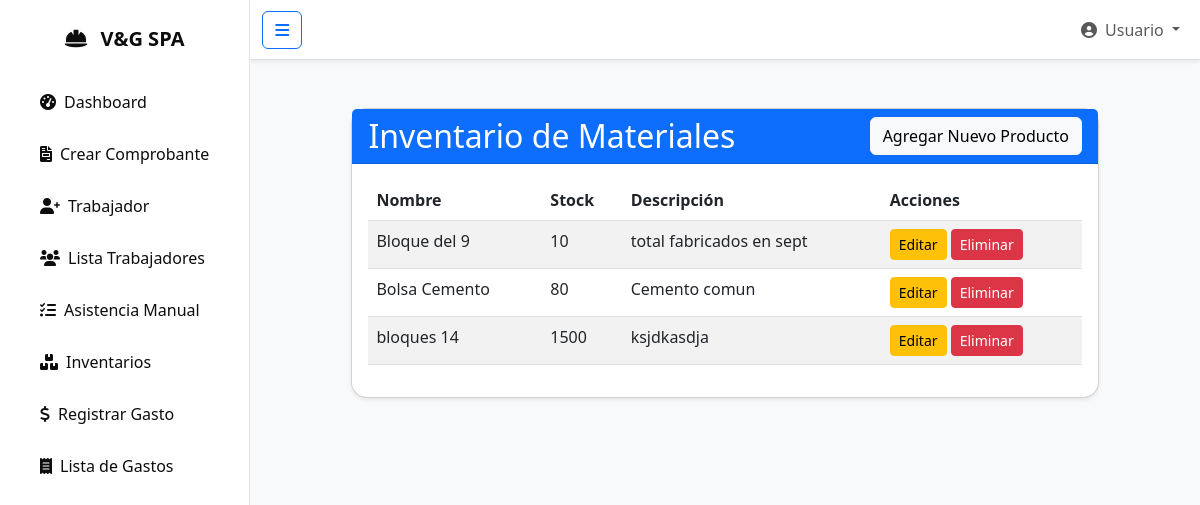
Page /inventario/ on the earlier database version.
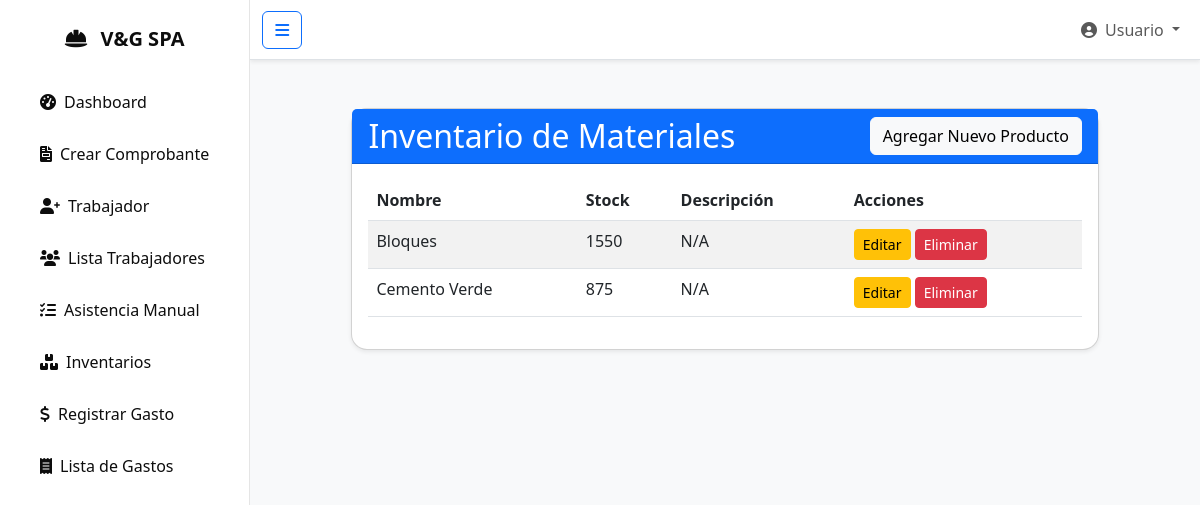
Same page on the later database version.
### app/models.py (models this page shows, shortened)
class Producto(models.Model):
    nombre = models.CharField(max_length=100, unique=True)
    stock = models.PositiveIntegerField(default=0)
    descripcion = models.TextField(blank=True, null=True)
    class Meta:
        verbose_name_plural = "Productos"

### app/views.py (the view)
# urls.py: path('inventario/', inventario, name='inventario'),
def inventario(request):
    productos = Producto.objects.all().order_by('nombre')
    return render(request, 'app/inventario.html', {'productos': productos})

### app/templates/app/inventario.html (shortened to what this page needs)
{% extends 'app/base.html' %}
{% block contenido %}
<div class="container mt-4">
    <div class="row justify-content-center">
        <div class="col-md-10">
            <div class="card shadow-sm">
                <div class="card-header bg-primary text-white d-flex justify-content-between align-items-center">
                    <h2 class="mb-0">Inventario de Materiales</h2>
                    <a href="{% url 'crear_producto' %}" class="btn btn-light">Agregar Nuevo Producto</a>
                </div>
                <div class="card-body">
                    <table class="table table-striped table-hover">
                        <thead>
                            <tr>
                                <th>Nombre</th>
                                <th>Stock</th>
                                <th>Descripción</th>
                                <th>Acciones</th>
                            </tr>
                        </thead>
                        <tbody>
                            {% for producto in productos %}
                            <tr>
                                <td>{{ producto.nombre }}</td>
                                <td>{{ producto.stock }}</td>
                                <td>{{ producto.descripcion|default:"N/A" }}</td>
                                <td>
                                    <a href="{% url 'editar_producto' producto.pk %}" class="btn btn-warning btn-sm">Editar</a>
                                    <form action="{% url 'eliminar_producto' producto.pk %}" method="post" style="display:inline;" onsubmit="return confirm('¿Estás seguro de que quieres eliminar este producto?');">
                                        <button type="submit" class="btn btn-danger btn-sm">Eliminar</button>
                                    </form>
                                </td>
                            </tr>
                            {% empty %}
                            <tr>
                                <td colspan="4" class="text-center">No hay productos en el inventario.</td>
                            </tr>
                            {% endfor %}
                        </tbody>
                    </table>
                </div>
            </div>
        </div>
    </div>
</div>
{% endblock %}

### app/templates/app/base.html (shortened to what this page needs)
{% load static %}
<!DOCTYPE html>
<html lang="es">
<head>
    <link href="https://cdn.jsdelivr.net/npm/bootstrap@5.3.0/dist/css/bootstrap.min.css" rel="stylesheet">
    <link rel="stylesheet" href="https://cdnjs.cloudflare.com/ajax/libs/font-awesome/6.0.0-beta3/css/all.min.css">
    <link rel="stylesheet" href="{% static 'app/css/style.css' %}?v=1.3">
</head>
<body>
<div class="d-flex" id="wrapper">
    <div id="sidebar-wrapper">
        <div class="sidebar-heading text-center py-4 fs-5 fw-bold">
            <i class="fas fa-hard-hat me-2"></i> V&G SPA
        </div>
            <div class="list-group list-group-flush px-3">
                {% block sidebar_menu %}
                <a href="{% url 'home' %}" class="list-group-item list-group-item-action d-flex align-items-center {% if request.path == '/' or request.resolver_match.url_name == 'home' %}active{% endif %}">
                    <i class="fas fa-tachometer-alt me-2"></i>Dashboard
                </a>
                <a href="{% url 'crear_orden' %}" class="list-group-item list-group-item-action d-flex align-items-center">
                    <i class="fas fa-file-invoice me-2"></i>Crear Comprobante
                </a>
                <a href="{% url 'crear_trabajador' %}" class="list-group-item list-group-item-action d-flex align-items-center">
                    <i class="fas fa-user-plus me-2"></i>Trabajador
                </a>
                <a href="{% url 'lista_trabajadores' %}" class="list-group-item list-group-item-action d-flex align-items-center">
                    <i class="fas fa-users me-2"></i>Lista Trabajadores
                </a>
                <a href="{% url 'asistencia_manual' %}" class="list-group-item list-group-item-action d-flex align-items-center">
                    <i class="fa-solid fa-list-check me-2"></i>Asistencia Manual
                </a>
                <a href="{% url 'inventario' %}" class="list-group-item list-group-item-action d-flex align-items-center">
                    <i class="fas fa-boxes me-2"></i>Inventarios
                </a>
                <a href="{% url 'registrar_gasto' %}" class="list-group-item list-group-item-action d-flex align-items-center">
                    <i class="fas fa-dollar-sign me-2"></i>Registrar Gasto
                </a>
                <a href="{% url 'lista_gastos' %}" class="list-group-item list-group-item-action d-flex align-items-center">
                    <i class="fas fa-receipt me-2"></i>Lista de Gastos
                </a>
                {% endblock sidebar_menu %}
            </div>
    </div>
    <div id="page-content-wrapper" class="w-100">
        <nav class="navbar navbar-expand-lg navbar-light bg-white border-bottom shadow-sm">
            <div class="container-fluid">
                <button class="btn btn-outline-primary" id="menu-toggle">
                    <i class="fas fa-bars"></i>
                </button>
                <div class="collapse navbar-collapse" id="navbarSupportedContent">
                    <ul class="navbar-nav ms-auto mt-2 mt-lg-0">
                        <li class="nav-item dropdown">
                            <a class="nav-link dropdown-toggle" href="#" id="navbarDropdown" role="button"
                               data-bs-toggle="dropdown" aria-haspopup="true" aria-expanded="false">
                                <i class="fas fa-user-circle me-1"></i> Usuario
                            </a>
                        </li>
                    </ul>
                </div>
            </div>
        </nav>
        <div class="container-fluid py-4">
            <div id="contenido">{% block contenido %} {% endblock contenido %}</div>
        </div>
    </div>
    </div>
</body>
</html>

### app/static/app/css/style.css (style rules this page uses)
html, body { height: 100%; margin: 0; overflow: hidden; }
#wrapper { height: 100vh; }
#sidebar-wrapper { min-height: 100vh; margin-left: -15rem; transition: margin 0.25s ease-out; background: #FFFFFF; color: #0D0D0D; border-right: 1px solid #E5E5E5 }
#sidebar-wrapper .list-group-item { white-space: nowrap; overflow: hidden; text-overflow: ellipsis; width: 100%; padding: 0.75rem 1.5rem; background-color: transparent; color: #0D0D0D; border: none; transition: all 0.3s ease-in-out; border-radius: 0.5rem; margin-bottom: 0.25rem; display: flex; align-items: center; }
#sidebar-wrapper .list-group-item i { text-align: center; }
#page-content-wrapper { min-width: 100vw; }
@media (min-width: 768px) { #sidebar-wrapper { margin-left: 0; } }
@media (min-width: 768px) { #page-content-wrapper { min-width: 0; width: 100%; } }
#page-content-wrapper { height: 100%; min-width: 0; width: 100%; overflow-y: auto; }
body { background-color: #f8f9fa; }
.card.shadow-sm { border-radius: 1rem; box-shadow: 0 5px 15px rgba(0,0,0,.08); }
.card.shadow-sm { background-color: #FFFFFF; border-radius: 1rem; box-shadow: 0 5px 15px rgba(0,0,0,.08); }
.navbar.shadow-sm { height: 60px; flex-shrink: 0; }
#contenido { height: calc(100vh - 60px - 48px); overflow-y: auto; overflow-x: hidden; }

Differences in the rows shown:
removed Producto: nombre "Bloque del 9", stock "10", descripcion "total fabricados en sept"
removed Producto: nombre "Bolsa Cemento", stock "80", descripcion "Cemento comun"
removed Producto: nombre "bloques 14", stock "1500", descripcion "ksjdkasdja"
added Producto: nombre "Bloques", stock "1550", descripcion "N/A"
added Producto: nombre "Cemento Verde", stock "875", descripcion "N/A"
